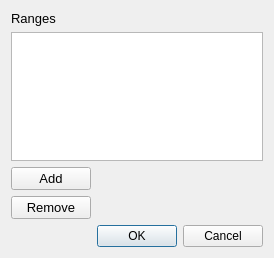
<?xml version="1.0" encoding="UTF-8"?>
<ui version="4.0">
 <class>HasPeaksDialog</class>
 <widget class="QDialog" name="HasPeaksDialog">
  <property name="geometry">
   <rect>
    <x>0</x>
    <y>0</y>
    <width>270</width>
    <height>258</height>
   </rect>
  </property>
  <property name="windowTitle">
   <string>Peak Search</string>
  </property>
  <layout class="QFormLayout" name="formLayout">
   <item row="0" column="0">
    <widget class="QLabel" name="rangeLabel">
     <property name="font">
      <font>
       <pointsize>10</pointsize>
      </font>
     </property>
     <property name="text">
      <string>Ranges</string>
     </property>
    </widget>
   </item>
   <item row="1" column="0" colspan="2">
    <widget class="QTableWidget" name="tableWidget"/>
   </item>
   <item row="3" column="0">
    <widget class="QPushButton" name="addPushButton">
     <property name="font">
      <font>
       <pointsize>10</pointsize>
      </font>
     </property>
     <property name="text">
      <string>Add</string>
     </property>
    </widget>
   </item>
   <item row="5" column="1">
    <widget class="QDialogButtonBox" name="buttonBox">
     <property name="orientation">
      <enum>Qt::Horizontal</enum>
     </property>
     <property name="standardButtons">
      <set>QDialogButtonBox::Cancel|QDialogButtonBox::Ok</set>
     </property>
    </widget>
   </item>
   <item row="4" column="0">
    <widget class="QPushButton" name="removePushButton">
     <property name="sizePolicy">
      <sizepolicy hsizetype="Fixed" vsizetype="Fixed">
       <horstretch>0</horstretch>
       <verstretch>0</verstretch>
      </sizepolicy>
     </property>
     <property name="font">
      <font>
       <pointsize>10</pointsize>
      </font>
     </property>
     <property name="text">
      <string>Remove</string>
     </property>
    </widget>
   </item>
  </layout>
 </widget>
 <resources/>
 <connections>
  <connection>
   <sender>buttonBox</sender>
   <signal>accepted()</signal>
   <receiver>HasPeaksDialog</receiver>
   <slot>accept()</slot>
   <hints>
    <hint type="sourcelabel">
     <x>248</x>
     <y>254</y>
    </hint>
    <hint type="destinationlabel">
     <x>157</x>
     <y>274</y>
    </hint>
   </hints>
  </connection>
  <connection>
   <sender>buttonBox</sender>
   <signal>rejected()</signal>
   <receiver>HasPeaksDialog</receiver>
   <slot>reject()</slot>
   <hints>
    <hint type="sourcelabel">
     <x>316</x>
     <y>260</y>
    </hint>
    <hint type="destinationlabel">
     <x>286</x>
     <y>274</y>
    </hint>
   </hints>
  </connection>
 </connections>
</ui>
